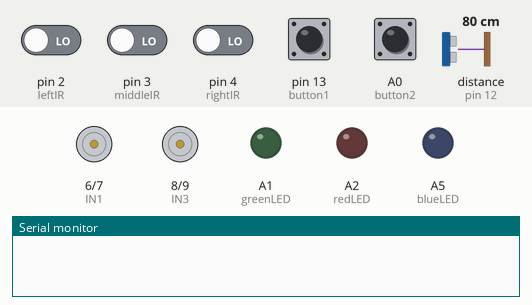
The sketch below on a simulated Arduino Uno, built with avr-gcc and run on an emulated ATmega328P. Parts: motor-driver pin pairs drawn as motors (green arrow = first pin HIGH = forward, orange = second pin HIGH = backward, longer = more drive, scaled by the enable pin), output pins drawn as LEDs (lit = HIGH), the last lines printed to the serial monitor. Dashed ring = blinking. The test bench sets the inputs (shaded band); at power-on: A0 (button2), pin 13 (button1) HIGH, pin 2 (leftIR), pin 3 (middleIR), pin 4 (rightIR) LOW, distance to the obstacle (sensor on pin 12) 80 cm. The echo pulse lasts 58.3 µs per cm; pins used as bus, display or sensor lines are not drawn.

Above: at 2.2 s.
2.3 s: pin 13 (button1) pulled LOW for 0.15 s
At 3.8 s:
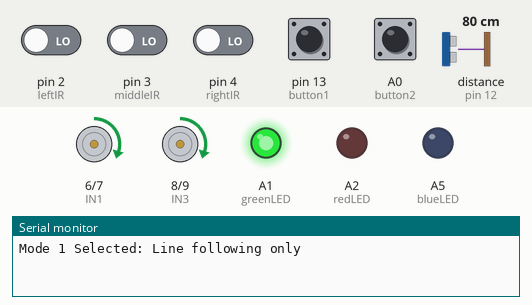
4.1 s: A0 (button2) pulled LOW for 0.15 s
At 5.0 s:
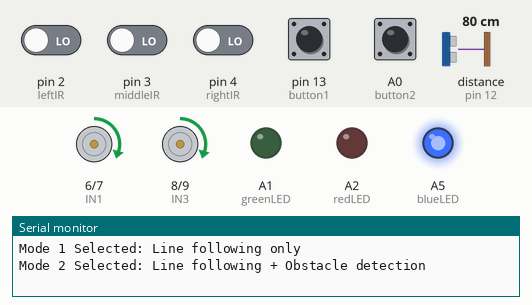
5.7 s: pin 2 (leftIR) driven HIGH
At 6.9 s:
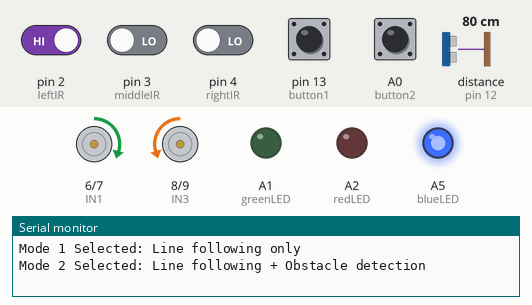
7.2 s: distance to the obstacle (sensor on pin 12) set to 19 cm
8.7 s: distance to the obstacle (sensor on pin 12) set to 15 cm
At 9.06 s:
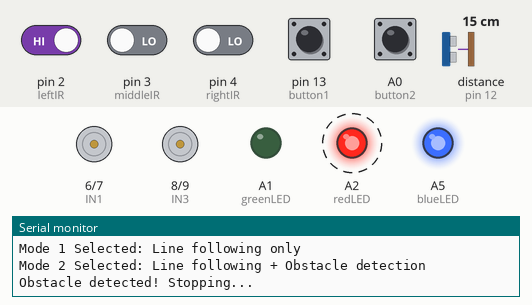
11.7 s: pin 13 (button1) pulled LOW for 1 s
At 13.4 s:
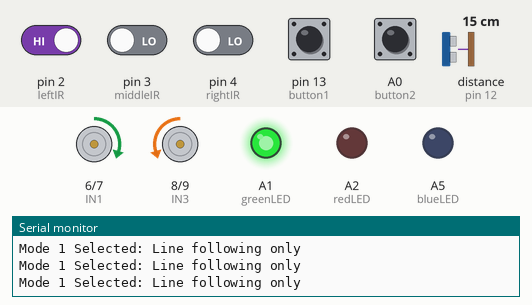
Timing chart, 0 to 14.9 s (numbered marks = the images above; inputs shaded):
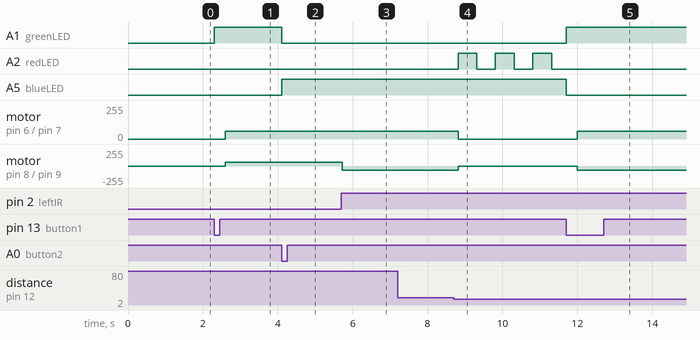

Measured:
- the behaviour switches between 17 and 16 cm on distance to the obstacle (sensor on pin 12) (found by bisection; images 3 and 4)
- after the input at 2.3 s, A1 (greenLED): LOW → HIGH at once; motor on pin 6 (IN1) / pin 7 (IN2), motor on pin 8 (IN3) / pin 9 (IN4): stopped → forward 60/255 after 0.30 s
- after the input at 4.1 s, A1 (greenLED): HIGH → LOW at once; A5 (blueLED): LOW → HIGH at once
- after the input at 5.7 s, motor on pin 8 (IN3) / pin 9 (IN4): forward 60/255 → backward 60/255 at once
- after the input at 7.2 s, every drawn part: stays the same
- after the input at 8.7 s, A2 (redLED): alternates HIGH for 0.50 s and LOW for 0.50 s, starting after 0.11 s; motor on pin 6 (IN1) / pin 7 (IN2): forward 60/255 → stopped after 0.11 s; motor on pin 8 (IN3) / pin 9 (IN4): backward 60/255 → stopped after 0.11 s
- after the input at 11.7 s, A1 (greenLED): LOW → HIGH at once; A2 (redLED): stops changing and stays LOW; A5 (blueLED): HIGH → LOW at once; motor on pin 6 (IN1) / pin 7 (IN2): stopped → forward 60/255 after 0.30 s; motor on pin 8 (IN3) / pin 9 (IN4): stopped → backward 60/255 after 0.30 s

The sketch:

robot_code.ino
```cpp
// --- IR Sensor Pins ---
#define leftIR 2
#define middleIR 3
#define rightIR 4

// --- L298N Motor Control Pins ---
#define ENA 5
#define IN1 6
#define IN2 7
#define ENB 10
#define IN3 8
#define IN4 9

// --- Ultrasonic Sensor Pins ---
#define trigPin 11
#define echoPin 12

// --- Push Buttons & LEDs ---
#define button1 13    // Mode 1 select
#define button2 A0    // Mode 2 select
#define greenLED A1   // Indicator for Mode 1
#define blueLED A5    // Blue LED on ATmega pin 27 (Arduino A5)
#define redLED A2     // Indicator for Obstacle Detection

// --- Speed Values ---
int linearSpeed = 60;
int fastSpeed = 70;
int turnSpeed = 60;

// --- Obstacle Detection ---
bool obstacleDetected = false;
const int OBSTACLE_DISTANCE = 15; // 15 cm
const int OBSTACLE_CONFIRM_COUNT = 2; // Need 2 consecutive detections

// --- Non-blocking Turn ---
unsigned long turnStartTime = 0;
bool isTurning = false;
String turnDirection = "";

// --- Obstacle LED Blinking ---
unsigned long previousBlinkTime = 0;
const long blinkInterval = 500; // Blink interval in milliseconds
bool ledState = false;

// --- Sensor Timing ---
unsigned long lastIRReadTime = 0;
const int IR_READ_INTERVAL = 20; // Read IR sensors every 20ms
unsigned long lastUltraSonicTime = 0;
const int ULTRASONIC_READ_INTERVAL = 100; // Read ultrasonic every 100ms

// --- Debounce Variables ---
int obstacleDetectionCount = 0;

// --- Mode Variable ---
int mode = 0; // 0 = No mode selected yet

// ------------------- SETUP -------------------
void setup() {
  pinMode(leftIR, INPUT);
  pinMode(middleIR, INPUT);
  pinMode(rightIR, INPUT);

  pinMode(trigPin, OUTPUT);
  pinMode(echoPin, INPUT);
  digitalWrite(trigPin, LOW); // Ensure trigger is low initially

  pinMode(ENA, OUTPUT);
  pinMode(ENB, OUTPUT);
  pinMode(IN1, OUTPUT);
  pinMode(IN2, OUTPUT);
  pinMode(IN3, OUTPUT);
  pinMode(IN4, OUTPUT);

  // Buttons & LEDs
  pinMode(button1, INPUT_PULLUP);
  pinMode(button2, INPUT_PULLUP);
  pinMode(greenLED, OUTPUT);
  pinMode(blueLED, OUTPUT);
  pinMode(redLED, OUTPUT);

  // --- Set PWM frequency same for both motors (490 Hz) ---
  TCCR0B = TCCR0B & 0b11111000 | 0x03;  // Pin 5
  TCCR1B = TCCR1B & 0b11111000 | 0x03;  // Pin 9

  setMode(0); // Start with NO MODE
  stopCar();

  Serial.begin(9600);
  delay(1000); // Allow sensors to stabilize
}

// ------------------- LOOP -------------------
void loop() {
  // --- Mode Selection ---
  if (digitalRead(button1) == LOW) {
    setMode(1);
    delay(300); // Debounce
  }
  if (digitalRead(button2) == LOW) {
    setMode(2);
    delay(300); // Debounce
  }

  // --- Obstacle LED Blinking ---
  if (obstacleDetected) {
    unsigned long currentTime = millis();
    if (currentTime - previousBlinkTime >= blinkInterval) {
      previousBlinkTime = currentTime;
      ledState = !ledState;
      digitalWrite(redLED, ledState);
    }
  } else {
    digitalWrite(redLED, LOW);
  }

  // --- Mode Behavior ---
  if (mode == 1) {
    lineFollow();
  } else if (mode == 2) {
    obstacleLineFollow();
  } else {
    // No mode selected yet
    stopCar();
  }
}

// ------------------- MODE FUNCTION -------------------
void setMode(int newMode) {
  mode = newMode;
  obstacleDetected = false; // Reset obstacle detection when changing modes
  isTurning = false; // Reset turning state
  obstacleDetectionCount = 0; // Reset detection counter

  if (mode == 1) {
    digitalWrite(greenLED, HIGH);
    digitalWrite(blueLED, LOW);
    digitalWrite(redLED, LOW);
    Serial.println("Mode 1 Selected: Line following only");
  }
  else if (mode == 2) {
    digitalWrite(greenLED, LOW);
    digitalWrite(blueLED, HIGH);
    digitalWrite(redLED, LOW);
    Serial.println("Mode 2 Selected: Line following + Obstacle detection");
  }
  else {
    digitalWrite(greenLED, LOW);
    digitalWrite(blueLED, LOW);
    digitalWrite(redLED, LOW);
    Serial.println("No mode selected. Waiting...");
  }
}

// ------------------- LINE FOLLOWING -------------------
void lineFollow() {
  unsigned long currentTime = millis();

  // Read IR sensors at controlled intervals
  if (currentTime - lastIRReadTime >= IR_READ_INTERVAL) {
    lastIRReadTime = currentTime;

    int leftValue = digitalRead(leftIR);
    int middleValue = digitalRead(middleIR);
    int rightValue = digitalRead(rightIR);

    if (leftValue == HIGH && middleValue == HIGH && rightValue == HIGH) {
      stopCar();
    }
    else if (leftValue == LOW && middleValue == LOW && rightValue == LOW) {
      moveForward(linearSpeed);
    }
    else if (leftValue == LOW && middleValue == HIGH && rightValue == LOW) {
      moveForward(fastSpeed);
    }
    else if (leftValue == HIGH && middleValue == LOW && rightValue == LOW) {
      startTurn("LEFT");
    }
    else if (leftValue == LOW && middleValue == LOW && rightValue == HIGH) {
      startTurn("RIGHT");
    }
    else {
      moveForward(fastSpeed);
    }
  }
}

// ------------------- LINE FOLLOW + OBSTACLE -------------------
void obstacleLineFollow() {
  unsigned long currentTime = millis();

  // Check ultrasonic at controlled intervals (less frequent than IR)
  if (currentTime - lastUltraSonicTime >= ULTRASONIC_READ_INTERVAL) {
    lastUltraSonicTime = currentTime;

    int distance = getDistance();

    if (distance <= OBSTACLE_DISTANCE && distance > 0) {
      obstacleDetectionCount++;

      // Only confirm obstacle after multiple detections (debouncing)
      if (obstacleDetectionCount >= OBSTACLE_CONFIRM_COUNT && !obstacleDetected) {
        Serial.println("Obstacle detected! Stopping...");
        obstacleDetected = true;
        stopCar();
        isTurning = false;
      }
    } else {
      obstacleDetectionCount = 0; // Reset counter

      if (obstacleDetected) {
        Serial.println("Obstacle cleared! Resuming line following...");
        obstacleDetected = false;
      }
    }
  }

  // If no obstacle, continue with line following
  if (!obstacleDetected) {
    if (isTurning) {
      continueTurn();
    } else {
      lineFollow();
    }
  }
}

// ------------------- IMPROVED ULTRASONIC READING -------------------
int getDistance() {
  // Ensure no interrupts during ultrasonic reading
  noInterrupts();

  digitalWrite(trigPin, LOW);
  delayMicroseconds(2);
  digitalWrite(trigPin, HIGH);
  delayMicroseconds(10);
  digitalWrite(trigPin, LOW);

  // Read pulse with timeout to prevent hanging
  long duration = pulseIn(echoPin, HIGH, 30000); // 30ms timeout

  interrupts(); // Re-enable interrupts

  if (duration == 0) {
    // Timeout occurred, return a safe value
    return OBSTACLE_DISTANCE + 10;
  }

  int distance = duration * 0.034 / 2;
  return distance;
}

// ------------------- TURNING -------------------
void startTurn(String direction) {
  turnDirection = direction;
  turnStartTime = millis();
  isTurning = true;

  if (direction == "LEFT") {
    digitalWrite(IN1, HIGH);
    digitalWrite(IN2, LOW);
    analogWrite(ENA, turnSpeed);

    digitalWrite(IN3, LOW);
    digitalWrite(IN4, HIGH);
    analogWrite(ENB, turnSpeed);
  } else if (direction == "RIGHT") {
    digitalWrite(IN3, HIGH);
    digitalWrite(IN4, LOW);
    analogWrite(ENB, turnSpeed);

    digitalWrite(IN1, LOW);
    digitalWrite(IN2, HIGH);
    analogWrite(ENA, turnSpeed);
  }
}

void continueTurn() {
  if (millis() - turnStartTime >= 300) {
    isTurning = false;

    int leftValue = digitalRead(leftIR);
    int middleValue = digitalRead(middleIR);
    int rightValue = digitalRead(rightIR);

    if (middleValue == HIGH || (leftValue == LOW && rightValue == LOW)) {
      moveForward(linearSpeed);
    }
    else if ((turnDirection == "LEFT" && leftValue == HIGH) ||
             (turnDirection == "RIGHT" && rightValue == HIGH)) {
      startTurn(turnDirection);
    }
  }
}

// ------------------- MOTOR CONTROL -------------------
void moveForward(int speed) {
  digitalWrite(IN1, HIGH);
  digitalWrite(IN2, LOW);
  analogWrite(ENA, speed);

  digitalWrite(IN3, HIGH);
  digitalWrite(IN4, LOW);
  analogWrite(ENB, speed);
}

void stopCar() {
  digitalWrite(IN1, LOW);
  digitalWrite(IN2, LOW);
  digitalWrite(IN3, LOW);
  digitalWrite(IN4, LOW);
  analogWrite(ENA, 0);
  analogWrite(ENB, 0);
}
```
